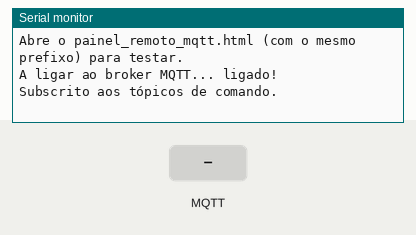
A sketch run on a simulated ESP32. Shown: the last lines printed to the serial monitor. The test bench sets the inputs (shaded band). WiFi joins after 1.5 s; servers stay silent unless stated; random numbers use the default seed unless the sketch sets one; no MQTT or app messages arrive unless stated.

Above: at 2.7 s.
2.8 s: MQTT message "lampada" arrives on the first subscribed topic
At 4.3 s:
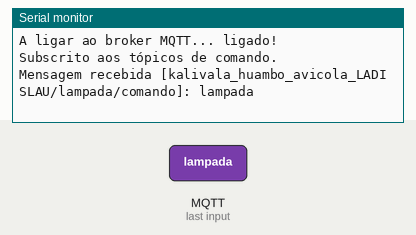
5.8 s: MQTT message "on" arrives on the first subscribed topic
At 6.6 s:
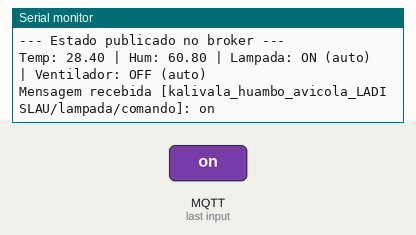
7.3 s: MQTT message "off" arrives on the first subscribed topic
At 7.7 s:
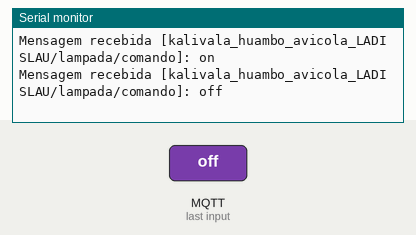
10.3 s: MQTT message "auto" arrives on the first subscribed topic
At 11.2 s:
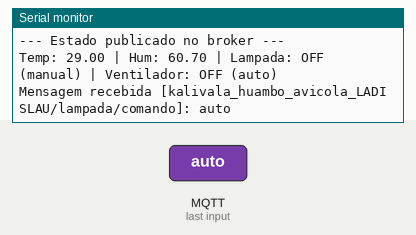
11.8 s: MQTT message "ventilador" arrives on the first subscribed topic
At 12.3 s:
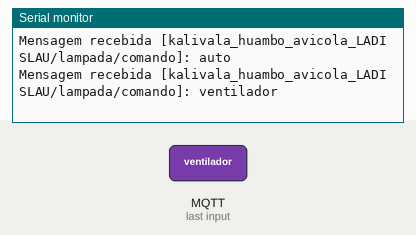
13.3 s: MQTT message "1" arrives on the first subscribed topic
At 14.7 s:
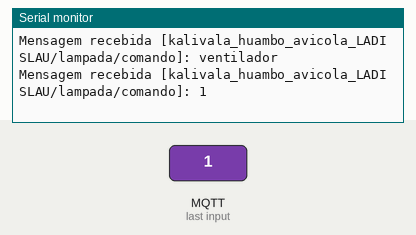

Measured:
- after the input at 2.8 s, the serial monitor: prints a new line at once (image 1)
- after the input at 5.8 s, the serial monitor: prints a new line at once (image 2)
- after the input at 7.3 s, the serial monitor: prints a new line at once (image 3)
- after the input at 10.3 s, the serial monitor: prints a new line at once (image 4)
- after the input at 11.8 s, the serial monitor: prints a new line at once (image 5)
- after the input at 13.3 s, the serial monitor: prints a new line at once (image 6)

The sketch:

teste_mqtt_sem_sensores_esp32.ino
```cpp
#include <WiFi.h>
#include <PubSubClient.h>


const char* ssid     = "UNITEL_5G_7A9ADE";
const char* password = "3J65R3YZ8C";

const char* mqtt_server = "broker.hivemq.com";
const int   mqtt_port   = 1883;

const char* TOPICO_BASE = "kalivala_huambo_avicola_LADISLAU";

String topicoTemperatura      = String(TOPICO_BASE) + "/temperatura";
String topicoHumidade         = String(TOPICO_BASE) + "/humidade";
String topicoLampadaEstado    = String(TOPICO_BASE) + "/lampada/estado";
String topicoLampadaComando   = String(TOPICO_BASE) + "/lampada/comando";
String topicoLampadaModo      = String(TOPICO_BASE) + "/lampada/modo";
String topicoVentiladorEstado = String(TOPICO_BASE) + "/ventilador/estado";
String topicoVentiladorComando= String(TOPICO_BASE) + "/ventilador/comando";
String topicoVentiladorModo   = String(TOPICO_BASE) + "/ventilador/modo";

WiFiClient espClient;
PubSubClient mqttClient(espClient);

float temperatura = 28.0;
float humidade    = 60.0;

bool lampadaLigada    = false;
bool ventiladorLigado = false;

bool modoAutoLampada    = true;
bool modoAutoVentilador = true;

unsigned long ultimaSimulacao = 0;
const unsigned long INTERVALO_SIMULACAO = 3000;

unsigned long ultimaPublicacaoMQTT = 0;
const unsigned long INTERVALO_MQTT = 5000;

void aplicarComando(String dispositivo, String acao) {
  if (dispositivo == "lampada") {
    if (acao == "on")       { modoAutoLampada = false; lampadaLigada = true; }
    else if (acao == "off") { modoAutoLampada = false; lampadaLigada = false; }
    else if (acao == "auto"){ modoAutoLampada = true; }
  } else if (dispositivo == "ventilador") {
    if (acao == "on")       { modoAutoVentilador = false; ventiladorLigado = true; }
    else if (acao == "off") { modoAutoVentilador = false; ventiladorLigado = false; }
    else if (acao == "auto"){ modoAutoVentilador = true; }
  }
}

void callbackMQTT(char* topic, byte* payload, unsigned int length) {
  String mensagem;
  for (unsigned int i = 0; i < length; i++) {
    mensagem += (char)payload[i];
  }
  mensagem.trim();
  mensagem.toLowerCase();

  String topicoRecebido = String(topic);

  Serial.print("Mensagem recebida [");
  Serial.print(topicoRecebido);
  Serial.print("]: ");
  Serial.println(mensagem);

  if (topicoRecebido == topicoLampadaComando) {
    aplicarComando("lampada", mensagem);
  } else if (topicoRecebido == topicoVentiladorComando) {
    aplicarComando("ventilador", mensagem);
  }
}

void reconectarMQTT() {
  while (!mqttClient.connected()) {
    Serial.print("A ligar ao broker MQTT...");
    String clientId = "ESP32-Teste-" + WiFi.macAddress();

    if (mqttClient.connect(clientId.c_str())) {
      Serial.println(" ligado!");
      mqttClient.subscribe(topicoLampadaComando.c_str());
      mqttClient.subscribe(topicoVentiladorComando.c_str());
      Serial.println("Subscrito aos tópicos de comando.");
    } else {
      Serial.print(" falhou, código=");
      Serial.print(mqttClient.state());
      Serial.println(" — nova tentativa em 3s");
      delay(3000);
    }
  }
}

void publicarEstadoMQTT() {
  mqttClient.publish(topicoTemperatura.c_str(), String(temperatura, 1).c_str());
  mqttClient.publish(topicoHumidade.c_str(), String(humidade, 1).c_str());
  mqttClient.publish(topicoLampadaEstado.c_str(), lampadaLigada ? "on" : "off");
  mqttClient.publish(topicoVentiladorEstado.c_str(), ventiladorLigado ? "on" : "off");
  mqttClient.publish(topicoLampadaModo.c_str(), modoAutoLampada ? "auto" : "manual");
  mqttClient.publish(topicoVentiladorModo.c_str(), modoAutoVentilador ? "auto" : "manual");

  Serial.println("--- Estado publicado no broker ---");
  Serial.print("Temp: "); Serial.print(temperatura);
  Serial.print(" | Hum: "); Serial.print(humidade);
  Serial.print(" | Lampada: "); Serial.print(lampadaLigada ? "ON" : "OFF");
  Serial.print(" (" ); Serial.print(modoAutoLampada ? "auto" : "manual"); Serial.print(")");
  Serial.print(" | Ventilador: "); Serial.print(ventiladorLigado ? "ON" : "OFF");
  Serial.print(" (" ); Serial.print(modoAutoVentilador ? "auto" : "manual"); Serial.println(")");
}

void simularLeitura() {
  temperatura += random(-10, 11) / 10.0;
  humidade    += random(-10, 11) / 10.0;

  if (temperatura < 20) temperatura = 20;
  if (temperatura > 40) temperatura = 40;
  if (humidade < 30) humidade = 30;
  if (humidade > 90) humidade = 90;

  if (modoAutoLampada)    lampadaLigada    = (temperatura < 30.0);
  if (modoAutoVentilador) ventiladorLigado = (temperatura > 34.0 || humidade > 70.0);
}

void setup() {
  Serial.begin(115200);
  randomSeed(analogRead(0));

  Serial.println();
  Serial.println("=== MODO DE TESTE — ESP32 + MQTT (sem sensores/LCD/relés) ===");
  Serial.print("Conectando ao WiFi: ");
  Serial.println(ssid);

  WiFi.begin(ssid, password);
  int tentativas = 0;
  while (WiFi.status() != WL_CONNECTED && tentativas < 40) {
    delay(500);
    Serial.print(".");
    tentativas++;
  }

  Serial.println();
  if (WiFi.status() == WL_CONNECTED) {
    Serial.println("WiFi conectado com sucesso!");
    Serial.print("IP local: ");
    Serial.println(WiFi.localIP());
  } else {
    Serial.println("Falha ao conectar ao WiFi. Verifica o nome/senha da rede.");
  }

  mqttClient.setServer(mqtt_server, mqtt_port);
  mqttClient.setCallback(callbackMQTT);

  Serial.print("Prefixo dos tópicos MQTT: ");
  Serial.println(TOPICO_BASE);
  Serial.println("Abre o painel_remoto_mqtt.html (com o mesmo prefixo) para testar.");
}

void loop() {
  if (!mqttClient.connected()) {
    reconectarMQTT();
  }
  mqttClient.loop();

  unsigned long agora = millis();

  if (agora - ultimaSimulacao >= INTERVALO_SIMULACAO) {
    ultimaSimulacao = agora;
    simularLeitura();
  }

  if (agora - ultimaPublicacaoMQTT >= INTERVALO_MQTT) {
    ultimaPublicacaoMQTT = agora;
    publicarEstadoMQTT();
  }
}
```
